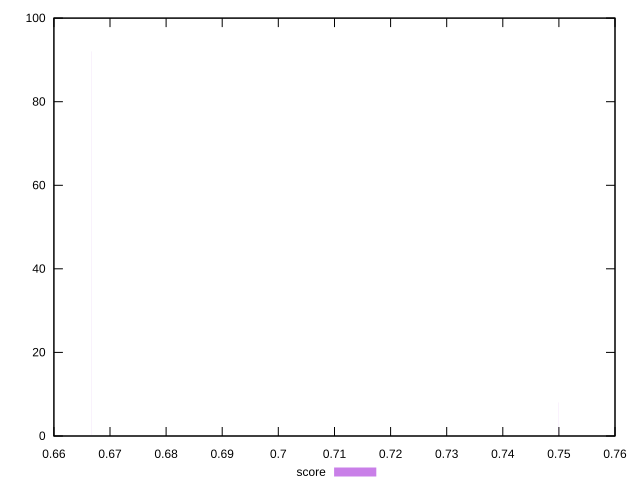

Recreate this plot in gnuplot.
reset

$score <<EOF
0.666666666667 92
0.75 8
EOF

set key outside below
set boxwidth 1e-12
set xrange [0.6666666666666666:0.75]
set yrange [0:100]
set trange [0:100]
set style fill transparent solid 0.5 noborder
set terminal svg size 640, 490 enhanced background rgb 'white'
set output "report_00007_2020-12-11T15:55:29.892Z/uses-text-compression/samples/pages+cached+noexternal+nocss/score/histogram.svg"

plot $score title "score" with boxes

reset
